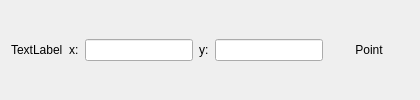
<?xml version="1.0" encoding="UTF-8"?>
<ui version="4.0">
 <class>CoordinateGUI</class>
 <widget class="QWidget" name="CoordinateGUI">
  <property name="geometry">
   <rect>
    <x>0</x>
    <y>0</y>
    <width>0</width>
    <height>0</height>
   </rect>
  </property>
  <property name="windowTitle">
   <string>CoordinateGUI</string>
  </property>
   <layout class="QHBoxLayout" name="horizontalLayout">
    <item>
     <widget class="QLabel" name="label">
      <property name="text">
       <string>TextLabel</string>
      </property>
     </widget>
    </item>
    <item>
     <widget class="QLabel" name="xlabel">
      <property name="text">
       <string>x:</string>
      </property>
     </widget>
    </item>
    <item>
     <widget class="QLineEdit" name="xcoord"/>
    </item>
    <item>
     <widget class="QLabel" name="ylabel">
      <property name="text">
       <string>y:</string>
      </property>
     </widget>
    </item>
    <item>
     <widget class="QLineEdit" name="ycoord"/>
    </item>
    <item>
     <widget class="QPushButton" name="pushButton">
      <property name="text">
       <string>Point</string>
      </property>
      <property name="checkable">
       <bool>true</bool>
      </property>
      <property name="flat">
       <bool>true</bool>
      </property>
     </widget>
    </item>
   </layout>
  </widget>
 <resources/>
 <connections/>
</ui>
